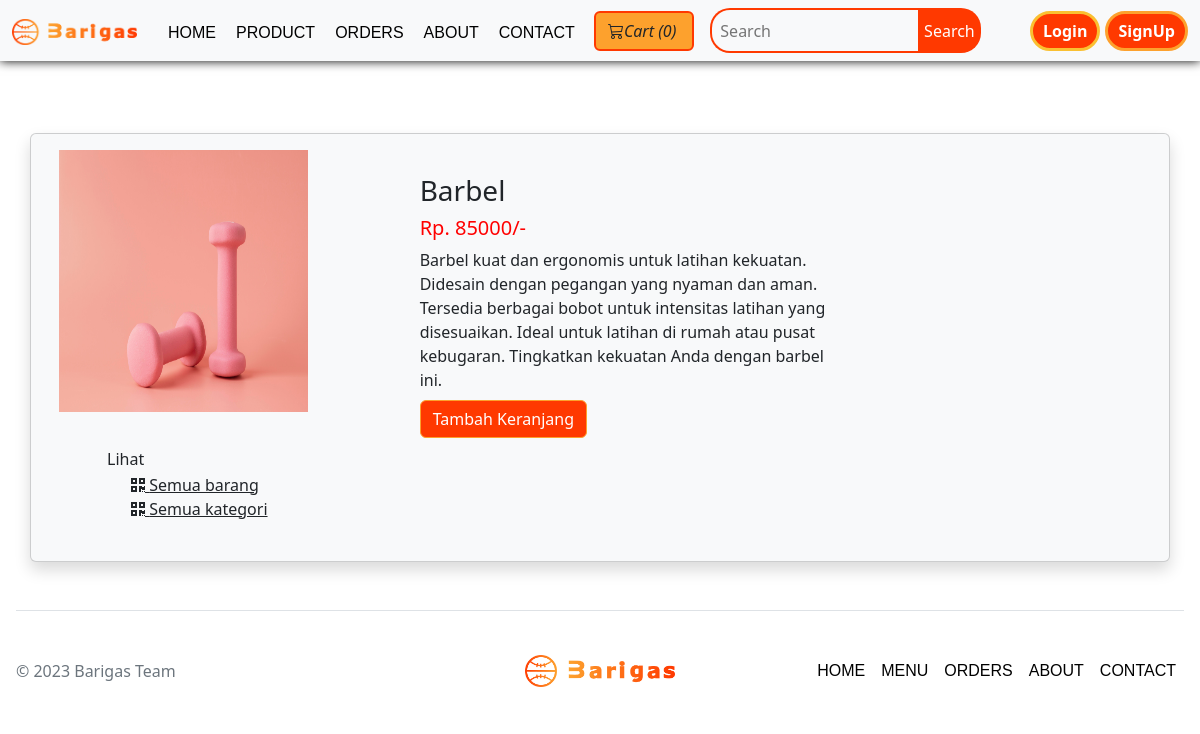
/viewBarang.php?barangid=1, run on the app's committed database.
### tables this page shows
CREATE TABLE `barang` (
  `barangId` int(12) NOT NULL,
  `NamaBarang` varchar(255) NOT NULL,
  `hargaBarang` int(12) NOT NULL,
  `barangDesc` text NOT NULL,
  `barangKategoriId` int(12) NOT NULL,
  `barangPubDate` datetime NOT NULL DEFAULT current_timestamp()
);

### viewBarang.php (the view, shortened to what this page needs)
<!doctype html>
<html lang="en">
<head>
    <link href="https://cdn.jsdelivr.net/npm/bootstrap@5.2.3/dist/css/bootstrap.min.css" rel="stylesheet">
    <link rel="stylesheet" href="https://use.fontawesome.com/releases/v5.8.2/css/all.css">
    <link rel="stylesheet" href="css/nav.css">
    <link rel="stylesheet" href="https://cdn.jsdelivr.net/npm/bootstrap-icons@1.10.2/font/bootstrap-icons.css">
    <link rel="stylesheet" href="https://cdnjs.cloudflare.com/ajax/libs/animate.css/4.1.1/animate.min.css" />
</head>
<body>
    <?php include 'partials/_dbconnect.php';?>
    <?php require 'partials/_nav.php' ?>
    <div class="container my-4 animate__animated animate__lightSpeedInLeft" id="cont">
        <div class="row">
        <?php
            $barangId = $_GET['barangid'];
            $sql = "SELECT * FROM `barang` WHERE barangId = $barangId";
            $result = mysqli_query($conn, $sql);
            $row = mysqli_fetch_assoc($result);
            $barangName = $row['NamaBarang'];
            $barangPrice = $row['hargaBarang'];
            $barangDesc = $row['barangDesc'];
            $barangKategoriId = $row['barangKategoriId'];
        ?>
        <?php
        echo  '<div class="card  bg-light mt-5 shadow">
                <div class = "card-body">
            <div class="col-md-4 float-lg-start">
                <img src="image/barang-'.$barangId. '.jpg" width="249px" height="262px">
            </div>
            <div class="col-md-8 my-4 ms-5 des" >
                <h3>' . $barangName . '</h3>
                <h5 style="color: #ff0000">Rp. '.$barangPrice. '/-</h5>
                <p class="mb-0">' .$barangDesc .'</p>';
                if($loggedin){
                    $quaSql = "SELECT `itemQuantity` FROM `viewcart` WHERE barangId = '$barangId' AND `userId`='$userId'";
                    $quaresult = mysqli_query($conn, $quaSql);
                    $quaExistRows = mysqli_num_rows($quaresult);
                    if($quaExistRows == 0) {
                        echo '<form action="partials/_manageCart.php" method="POST">
                              <input type="hidden" name="itemId" value="'.$barangId. '">
                              <button type="submit" name="addToCart" class="btn btn-primary my-2">Tambah Keranjang</button>';
                    }else {
                        echo '<a href="viewCart.php"><button class="btn btn-primary my-2">Ke Keranjang</button></a>';
                    }
                }
                else{
                    echo '<button class="btn btn-primary my-2" data-bs-toggle="modal" data-bs-target="#loginModal">Tambah Keranjang</button>';
                }
                echo '</form>
                <h6 class="my-1"> Lihat </h6>
                <div class="mx-4">
                    <a href="viewBarangList.php?katid=' . $barangKategoriId . '" class="active text-dark">
                    <i class="fas fa-qrcode"></i>
                        <span>Semua barang</span>
                    </a>
                </div>
                <div class="mx-4">
                    <a href="menu.php" class="active text-dark">
                    <i class="fas fa-qrcode"></i>
                        <span>Semua kategori</span>
                    </a>
                </div>
            </div>
            </div>
            </div>'
        ?>
        </div>
    </div>
    <?php require 'partials/_footer.php' ?>
</body>
</html>

### viewBarang.php (style rules this page uses)
.card-body .btn-primary { background-color: #ff3900ff; border: 1px solid #fda12dff; }

### data on the page
barang: NamaBarang "Barbel", hargaBarang "85000", barangDesc "Barbel kuat dan ergonomis untuk latihan kekuatan. Didesain dengan pegangan yang nyaman dan aman. Tersedia berbagai bobot untuk intensitas latihan yang disesuaikan. Ideal untuk latihan di rumah atau pusat kebugaran. Tingkatkan kekuatan Anda dengan barbel ini."

### other printed values
$count "0"
